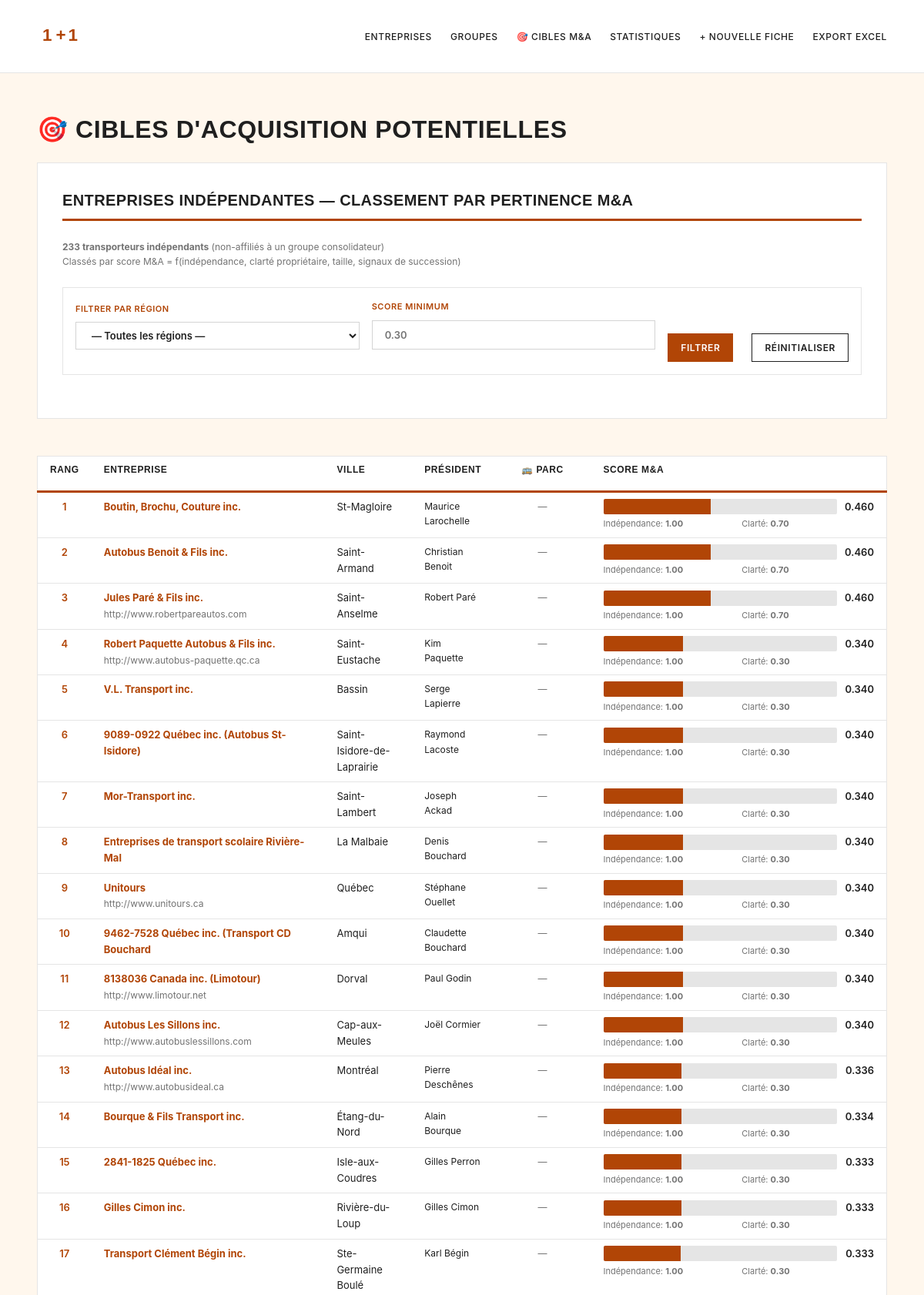
The page /targets (upper part) on the database its author committed.
### tables this page shows
CREATE TABLE operators (
    id              INTEGER PRIMARY KEY AUTOINCREMENT,
    fta_no          TEXT UNIQUE,
    name            TEXT NOT NULL,
    legal_name      TEXT,
    neq             TEXT,
    address         TEXT,
    city            TEXT,
    postal          TEXT,
    province        TEXT,
    phone           TEXT,
    fax             TEXT,
    email           TEXT,
    website         TEXT,
    president       TEXT,
    delegue_votant  TEXT,
    lat             REAL,
    lng             REAL,
    place_id        TEXT,
    group_id        INTEGER REFERENCES groups(id),
    group_reason    TEXT,            -- why assigned to this group
    notes           TEXT,
    created_at      TEXT DEFAULT CURRENT_TIMESTAMP,
    updated_at      TEXT DEFAULT CURRENT_TIMESTAMP
, status TEXT, owner_flag INTEGER, last_contact_at TEXT);

### src/webapp.py (the view)
@app.route("/targets")
def targets():
    db = get_db()
    city_filter = request.args.get("city", "").strip()
    min_score = request.args.get("min_score", "0.30")
    try:
        min_score = float(min_score)
    except (ValueError, TypeError):
        min_score = 0.30
    query = """
        SELECT
            o.id,
            o.name,
            o.city,
            o.president,
            o.website,
            o.email,
            COALESCE(s.size_score, 0) as size_score,
            COALESCE(s.independence_score, 1.0) as independence_score,
            COALESCE(s.clarity_score, 0) as clarity_score,
            COALESCE(s.ma_fit_score, 0) as fit_score,
            COALESCE(s.rank, 0) as rank,
            COALESCE(f.total, 0) as fleet_total,
            COALESCE(f.buses_scolaire, 0) as buses_scolaire,
            COALESCE(f.buses_coach, 0) as buses_coach
        FROM operators o
        LEFT JOIN scores s ON o.id = s.operator_id
        LEFT JOIN (
            SELECT operator_id, total, buses_scolaire, buses_coach, buses_adapte, buses_urbain
            FROM fleet
            WHERE id IN (
                SELECT MAX(id) FROM fleet GROUP BY operator_id
            )
        ) f ON o.id = f.operator_id
        WHERE o.group_id IS NULL
          AND COALESCE(s.ma_fit_score, 0) >= ?
    """
    params = [min_score]
    if city_filter:
        query += " AND o.city LIKE ?"
        params.append(f"%{city_filter}%")
    query += " ORDER BY COALESCE(s.ma_fit_score, 0) DESC LIMIT 30"
    targets = db.execute(query, params).fetchall()
    targets = [dict(row) for row in targets]
    total_independents = db.execute(
        "SELECT COUNT(*) FROM operators WHERE group_id IS NULL"
    ).fetchone()[0]
    total_consolidators = db.execute(
        "SELECT COUNT(*) FROM operators WHERE group_id IS NOT NULL"
    ).fetchone()[0]
    avg_fleet = db.execute(
        "SELECT AVG(COALESCE(bus_capacity_est, 0)) FROM facility"
    ).fetchone()[0] or 0
    top3_score = db.execute(
        "SELECT MAX(ma_fit_score) FROM scores WHERE operator_id IN "
        "(SELECT id FROM operators WHERE group_id IS NULL)"
    ).fetchone()[0] or 0
    return render_template(
        "targets.html",
        targets=targets,
        total_independents=total_independents,
        total_consolidators=total_consolidators,
        avg_fleet=avg_fleet,
        top3_score=top3_score
    )

### src/db.py (called while the page is built)
def connect(db_path: Path | str = DB_PATH) -> sqlite3.Connection:
    db_path = Path(db_path)
    db_path.parent.mkdir(parents=True, exist_ok=True)
    conn = sqlite3.connect(db_path)
    conn.row_factory = sqlite3.Row
    conn.execute("PRAGMA foreign_keys = ON;")
    return conn

### src/webapp.py (called while the page is built)
def get_db() -> sqlite3.Connection:
    if "db" not in g:
        g.db = connect(DB_PATH)
    return g.db

@app.context_processor
def inject_globals():
    return {
        "STATUT_CHOICES": STATUT_CHOICES,
        "COMM_KIND_CHOICES": COMM_KIND_CHOICES,
        "COMM_DIR_CHOICES": COMM_DIR_CHOICES,
        "PERMIT_LABELS": PERMIT_LABELS,
        "author": request.cookies.get("bus_ma_author", ""),
    }

### src/templates/targets.html (shortened to what this page needs)
{% extends "base.html" %}
{% block content %}
<h1>🎯 Cibles d'acquisition potentielles</h1>
<div class="card">
  <h2>Entreprises indépendantes — Classement par pertinence M&A</h2>
  <div style="margin-bottom: 1.5rem;">
    <p style="color: var(--grey-500); font-size: 12px; margin: 0;">
      <strong>233 transporteurs indépendants</strong> (non-affiliés à un groupe consolidateur)
      <br>Classés par score M&A = f(indépendance, clarté propriétaire, taille, signaux de succession)
    </p>
  </div>
  <form class="filtres" method="get">
    <div class="row">
      <label style="flex: 1; min-width: 150px;">
        Filtrer par région
        <select name="city" style="width: 100%; margin-top: 0.5rem;">
          <option value="">— Toutes les régions —</option>
        </select>
      </label>
      <label style="flex: 1; min-width: 150px;">
        Score minimum
        <input type="number" name="min_score" step="0.01" placeholder="0.30" style="width: 100%; margin-top: 0.5rem;">
      </label>
      <button type="submit" style="align-self: flex-end; margin-left: auto;">Filtrer</button>
      <a href="/targets" class="btn-ghost" style="align-self: flex-end; margin-left: 0.5rem; padding: var(--s-2) var(--s-4);">Réinitialiser</a>
    </div>
  </form>
</div>
<table class="grid">
  <thead>
    <tr>
      <th style="width: 5%; text-align: center;">Rang</th>
      <th style="width: 28%;">Entreprise</th>
      <th style="width: 10%;">Ville</th>
      <th style="width: 8%; text-align: center;">Président</th>
      <th style="width: 12%; text-align: center;">🚌 Parc</th>
      <th style="width: 37%;">Score M&A</th>
    </tr>
  </thead>
  <tbody>
    {% for row in targets %}
    <tr>
      <td style="text-align: center; font-weight: 600; color: var(--rouille);">{{ row['rank'] }}</td>
      <td>
        <a href="/op/{{ row['id'] }}"><strong>{{ row['name'][:45] }}</strong></a>
        {% if row['website'] %}
          <br><span class="small" style="color: var(--grey-500);">{{ row['website'][:40] }}</span>
        {% endif %}
      </td>
      <td>{{ row['city'] }}</td>
      <td style="font-size: 12px;">{{ row['president'] or '—' }}</td>
      <td style="font-size: 12px; text-align: center;">
        {% if row['fleet_total'] > 0 %}
          <strong style="color: var(--rouille); font-size: 14px;">{{ row['fleet_total'] }}</strong>
          <br><span style="color: var(--grey-500); font-size: 10px;">{{ row['buses_scolaire'] }}🏫 {{ row['buses_coach'] }}🚌</span>
        {% else %}
          <span style="color: var(--grey-500);">—</span>
        {% endif %}
      </td>
      <td>
        <div style="display: flex; align-items: center; gap: 0.5rem;">
          <div style="flex: 1;">
            <div style="background: var(--grey-200); height: 20px; border-radius: 2px; overflow: hidden;">
              <div style="background: var(--rouille); height: 100%; width: {{ row['fit_score'] * 100 }}%; transition: width 0.2s;"></div>
            </div>
          </div>
          <span style="font-weight: 600; min-width: 40px; text-align: right;">{{ "%.3f"|format(row['fit_score']) }}</span>
        </div>
        <div style="font-size: 11px; color: var(--grey-500); margin-top: 0.25rem; display: grid; grid-template-columns: 1fr 1fr; gap: 0.5rem;">
          <div>Indépendance: <strong>{{ "%.2f"|format(row['independence_score']) }}</strong></div>
          <div>Clarté: <strong>{{ "%.2f"|format(row['clarity_score']) }}</strong></div>
        </div>
      </td>
    </tr>
    {% endfor %}
  </tbody>
</table>
{% endblock %}

### src/static/app.css (style rules this page uses)
:root { --ivoire: #FFF7ED; --blanc: #FFFFFF; --rouille: #B14506; --noir: #1F1F1F; --grey-700: #404040; --grey-500: #737373; --grey-400: #A3A3A3; --grey-300: #D4D4D4; --grey-200: #E5E5E5; --grey-100: #F3F3F3; --s-2: 8px; --s-4: 16px; --s-5: 24px; --s-6: 32px; --s-7: 48px; --s-9: 96px; --s-10: 120px; --s-11: 140px; }
* { box-sizing: border-box; }
html, body { margin: 0; padding: 0; }
body { font-family: 'Inter', -apple-system, BlinkMacSystemFont, 'Segoe UI', Roboto, sans-serif; background: var(--ivoire); color: var(--noir); line-height: 1.6; font-size: 14px; }
h1 { margin: 0 0 var(--s-4) 0; font-family: 'Barlow Condensed', 'Oswald', 'Arial Narrow', sans-serif; font-weight: 800; font-size: 32px; text-transform: uppercase; letter-spacing: 0.02em; color: var(--noir); }
h2 { margin: 0 0 var(--s-5) 0; font-family: 'Barlow Condensed', 'Oswald', 'Arial Narrow', sans-serif; font-weight: 800; font-size: 20px; text-transform: uppercase; letter-spacing: 0.02em; color: var(--noir); border-bottom: 3px solid var(--rouille); padding-bottom: var(--s-2); }
.small { font-size: 12px; }
a { color: var(--rouille); text-decoration: none; transition: color 0.2s; }
form.filtres { margin-bottom: var(--s-5); }
form.filtres .row { display: flex; flex-wrap: wrap; gap: var(--s-4); align-items: flex-end; background: var(--blanc); border: 1px solid var(--grey-200); border-radius: 0; padding: var(--s-4); }
form.filtres label { display: flex; flex-direction: column; font-size: 11px; color: var(--rouille); font-weight: 600; text-transform: uppercase; letter-spacing: 0.05em; }
form.filtres input, form.filtres select { font-size: 13px; padding: var(--s-2) var(--s-4); font-family: inherit; }
input, select, textarea, button { font: inherit; border: 1px solid var(--grey-300); background: var(--blanc); padding: var(--s-2) var(--s-4); border-radius: 0; color: var(--noir); }
button { background: var(--rouille); color: var(--blanc); border-color: var(--rouille); cursor: pointer; font-weight: 600; font-size: 12px; text-transform: uppercase; letter-spacing: 0.05em; transition: all 0.2s; }
.btn-ghost { background: var(--blanc); color: var(--noir); border: 1px solid var(--noir); display: inline-block; padding: var(--s-2) var(--s-4); border-radius: 0; text-decoration: none; font-size: 12px; font-weight: 600; text-transform: uppercase; letter-spacing: 0.05em; }
table.grid { width: 100%; border-collapse: collapse; background: var(--blanc); border: 1px solid var(--grey-200); border-radius: 0; overflow: hidden; }
table.grid th, table.grid td { padding: var(--s-2) var(--s-4); border-bottom: 1px solid var(--grey-200); text-align: left; vertical-align: top; font-size: 13px; }
table.grid th { background: var(--blanc); color: var(--noir); font-family: 'Barlow Condensed', 'Oswald', 'Arial Narrow', sans-serif; font-weight: 800; font-size: 12px; text-transform: uppercase; letter-spacing: 0.05em; border-bottom: 3px solid var(--rouille); padding-bottom: var(--s-4); }
.card { background: var(--blanc); border: 1px solid var(--grey-200); border-radius: 0; padding: var(--s-6) var(--s-6); margin-bottom: var(--s-7); }
.card h2 { border-bottom: 3px solid var(--rouille); padding-bottom: var(--s-2); margin-bottom: var(--s-5); }
form label { display: block; margin-bottom: var(--s-4); font-size: 12px; color: var(--rouille); font-weight: 600; text-transform: uppercase; letter-spacing: 0.05em; }
form label input, form label select, form label textarea { display: block; width: 100%; margin-top: var(--s-2); color: var(--noir); font-size: 14px; }
form .row { display: flex; gap: var(--s-4); align-items: flex-end; flex-wrap: wrap; margin-top: var(--s-5); }

### rows shown on the page
operators: rank "1", name "Boutin, Brochu, Couture inc.", city "St-Magloire", president "Maurice Larochelle", {{ row['fit_score'] * 100 }} 46.0 (drawn), fit_score "0.460", independence_score "1.00", clarity_score "0.70"
operators: rank "2", name "Autobus Benoit & Fils inc.", city "Saint-Armand", president "Christian Benoit", {{ row['fit_score'] * 100 }} 46.0 (drawn), fit_score "0.460", independence_score "1.00", clarity_score "0.70"
operators: rank "3", name "Jules Paré & Fils inc.", website "http://www.robertpareautos.com", city "Saint-Anselme", president "Robert Paré", {{ row['fit_score'] * 100 }} 46.0 (drawn), fit_score "0.460", independence_score "1.00", clarity_score "0.70"
operators: rank "4", name "Robert Paquette Autobus & Fils inc.", website "http://www.autobus-paquette.qc.ca", city "Saint-Eustache", president "Kim Paquette", {{ row['fit_score'] * 100 }} 34.0 (drawn), fit_score "0.340", independence_score "1.00", clarity_score "0.30"
operators: rank "5", name "V.L. Transport inc.", city "Bassin", president "Serge Lapierre", {{ row['fit_score'] * 100 }} 34.0 (drawn), fit_score "0.340", independence_score "1.00", clarity_score "0.30"
operators: rank "6", name "9089-0922 Québec inc. (Autobus St-Isidore)", city "Saint-Isidore-de-Laprairie", president "Raymond Lacoste", {{ row['fit_score'] * 100 }} 34.0 (drawn), fit_score "0.340", independence_score "1.00", clarity_score "0.30"
operators: rank "7", name "Mor-Transport inc.", city "Saint-Lambert", president "Joseph Ackad", {{ row['fit_score'] * 100 }} 34.0 (drawn), fit_score "0.340", independence_score "1.00", clarity_score "0.30"
operators: rank "8", name "Entreprises de transport scolaire Rivière-Mal", city "La Malbaie", president "Denis Bouchard", {{ row['fit_score'] * 100 }} 34.0 (drawn), fit_score "0.340", independence_score "1.00", clarity_score "0.30"
operators: rank "9", name "Unitours", website "http://www.unitours.ca", city "Québec", president "Stéphane Ouellet", {{ row['fit_score'] * 100 }} 34.0 (drawn), fit_score "0.340", independence_score "1.00", clarity_score "0.30"
operators: rank "10", name "9462-7528 Québec inc. (Transport CD Bouchard", city "Amqui", president "Claudette Bouchard", {{ row['fit_score'] * 100 }} 34.0 (drawn), fit_score "0.340", independence_score "1.00", clarity_score "0.30"
operators: rank "11", name "8138036 Canada inc. (Limotour)", website "http://www.limotour.net", city "Dorval", president "Paul Godin", {{ row['fit_score'] * 100 }} 34.0 (drawn), fit_score "0.340", independence_score "1.00", clarity_score "0.30"
operators: rank "12", name "Autobus Les Sillons inc.", website "http://www.autobuslessillons.com", city "Cap-aux-Meules", president "Joël Cormier", {{ row['fit_score'] * 100 }} 33.98254168555431 (drawn), fit_score "0.340", independence_score "1.00", clarity_score "0.30"
operators: rank "13", name "Autobus Idéal inc.", website "http://www.autobusideal.ca", city "Montréal", president "Pierre Deschênes", {{ row['fit_score'] * 100 }} 33.59809122428727 (drawn), fit_score "0.336", independence_score "1.00", clarity_score "0.30"
operators: rank "14", name "Bourque & Fils Transport inc.", city "Étang-du-Nord", president "Alain Bourque", {{ row['fit_score'] * 100 }} 33.411379145583965 (drawn), fit_score "0.334", independence_score "1.00", clarity_score "0.30"
operators: rank "15", name "2841-1825 Québec inc.", city "Isle-aux-Coudres", president "Gilles Perron", {{ row['fit_score'] * 100 }} 33.33493010548497 (drawn), fit_score "0.333", independence_score "1.00", clarity_score "0.30"
operators: rank "16", name "Gilles Cimon inc.", city "Rivière-du-Loup", president "Gilles Cimon", {{ row['fit_score'] * 100 }} 33.28237139041692 (drawn), fit_score "0.333", independence_score "1.00", clarity_score "0.30"
operators: rank "17", name "Transport Clément Bégin inc.", city "Ste-Germaine Boulé", president "Karl Bégin", {{ row['fit_score'] * 100 }} 33.267118336743316 (drawn), fit_score "0.333", independence_score "1.00", clarity_score "0.30"
